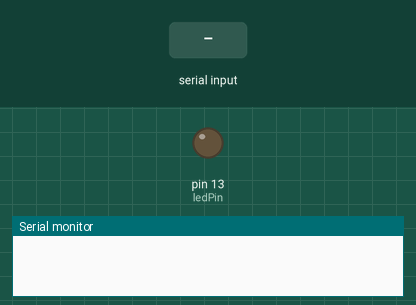
A sketch run on a simulated Arduino Uno, built with avr-gcc and run on an emulated ATmega328P. On the bench: output pins drawn as LEDs (lit = HIGH), the last lines printed to the serial monitor. Inputs (shaded band) come from the test bench.

Above: at 1.2 s.
1.3 s: "1\n" received over Serial
At 1.7 s:
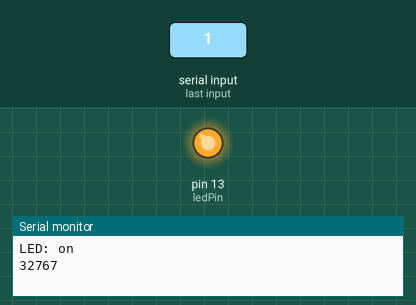
2.8 s: byte 48 ('0') received over Serial
At 4.0 s:
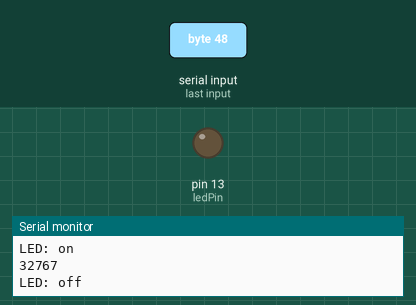
Timing chart, 0 to 5.8 s (numbered marks = the images above; inputs shaded):
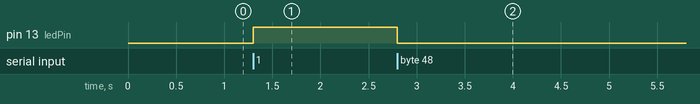

Measured:
- after the input at 1.3 s, pin 13 (ledPin): LOW → HIGH at once
- after the input at 2.8 s, pin 13 (ledPin): HIGH → LOW at once

The sketch:

bluetooth_kadenvaanto.ino
```cpp
/* Vastaanottaa komennon bluetoothin välityksellä terminaalilta
** ja sytyttää / sammmuttaa ledin.
** Lähettää int muuttujan terminaalille.
**
*/

int ledPin = 13;                        // use the built in LED on pin 13 of the Uno
int state = 0;
int flag = 0;                           // make sure that you return the state only once
int luku = 32767;                       // muuttuja (kädenväännön tulos), joka lähetetään bluetoothin välityksellä

void alusta_bluetooth() {

    // sets the pins as outputs:
    pinMode(ledPin, OUTPUT);
    digitalWrite(ledPin, LOW);
    Serial.begin(9600);                 // Default connection rate for my BT module

}

void lue_bluetooth() {

    // if some data is sent, read it and save it in the state variable
    if(Serial.available() > 0){
      state = Serial.read();            // lukee sarjaportista dataa state -muuttujaan
      flag=0;
    }

    // jos luettu data on '0', ledi sammutetaan
    if (state == '0') {
        digitalWrite(ledPin, LOW);
        if(flag == 0){
          Serial.println("LED: off \n");
          flag = 1;
        }
    }

    // jos luettu data on '1', ledi sytytetään
    else if (state == '1') {
        digitalWrite(ledPin, HIGH);
        if(flag == 0){
          Serial.println("LED: on \n");
          Serial.print(luku, DEC);      // kirjoitetaan muuttuja sarjaporttiin
          Serial.println("\n");
          flag = 1;
        }
    }
}

void setup() {
    alusta_bluetooth();
}

void loop() {
    lue_bluetooth();
}
```
